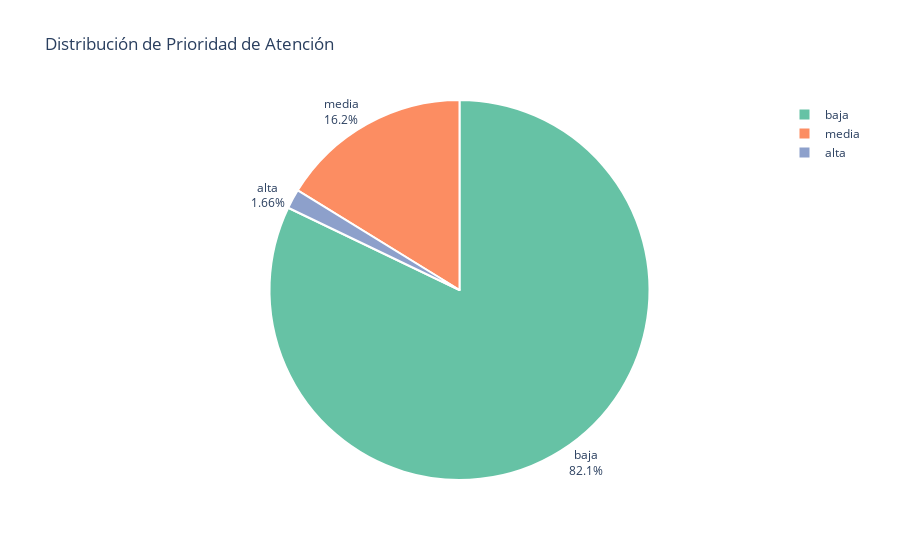

Notebook code cell kept with this figure:
### Markdown cell above
- El evento más frecuente es el **choque**, seguido por **derrapado** y **atropellado**. Esto sugiere que la mayoría de los incidentes involucran vehículos en movimiento, no peatones.

### Code cell
# Gráfico de distribución de prioridad de atención

# Crea un gráfico circular (pie chart) mostrando la proporción de cada nivel de prioridad
fig = px.pie(
    df,
    names='prioridad',  # Agrupa los datos por la columna 'prioridad'
    title="Distribución de Prioridad de Atención",
    color_discrete_sequence=px.colors.qualitative.Set2  # Colores suaves y diferenciados
)

# Ajustes visuales del gráfico
fig.update_traces(
    textinfo='label+percent',         # Muestra etiqueta + porcentaje en cada segmento
    textposition='outside',           # Ubica los textos fuera del círculo para mayor legibilidad
    insidetextorientation='radial',   # Orientación interna del texto si fuera necesario
    marker=dict(
        line=dict(color='white', width=2)  # Bordes blancos para separar bien los segmentos
    )
)

# Muestra el gráfico
fig.show()

### Figure 1 — Plotly figure (JSON) as saved in the notebook; plotly's stock layout.template omitted (floating-point values rounded to 4 significant figures; data arrays with more than 128 entries replaced by an {"elided": "..."} marker saying what was removed)
{"data": [{"domain": {"x": [0, 1], "y": [0, 1]}, "hovertemplate": "prioridad=%{label}<extra></extra>", "insidetextorientation": "radial", "labels": {"elided": "30651 str values"}, "legendgroup": "", "marker": {"line": {"color": "white", "width": 2}}, "name": "", "showlegend": true, "textinfo": "label+percent", "textposition": "outside", "type": "pie"}], "layout": {"legend": {"tracegroupgap": 0}, "piecolorway": ["rgb(102,194,165)", "rgb(252,141,98)", "rgb(141,160,203)", "rgb(231,138,195)", "rgb(166,216,84)", "rgb(255,217,47)", "rgb(229,196,148)", "rgb(179,179,179)"], "title": {"text": "Distribución de Prioridad de Atención"}}}
